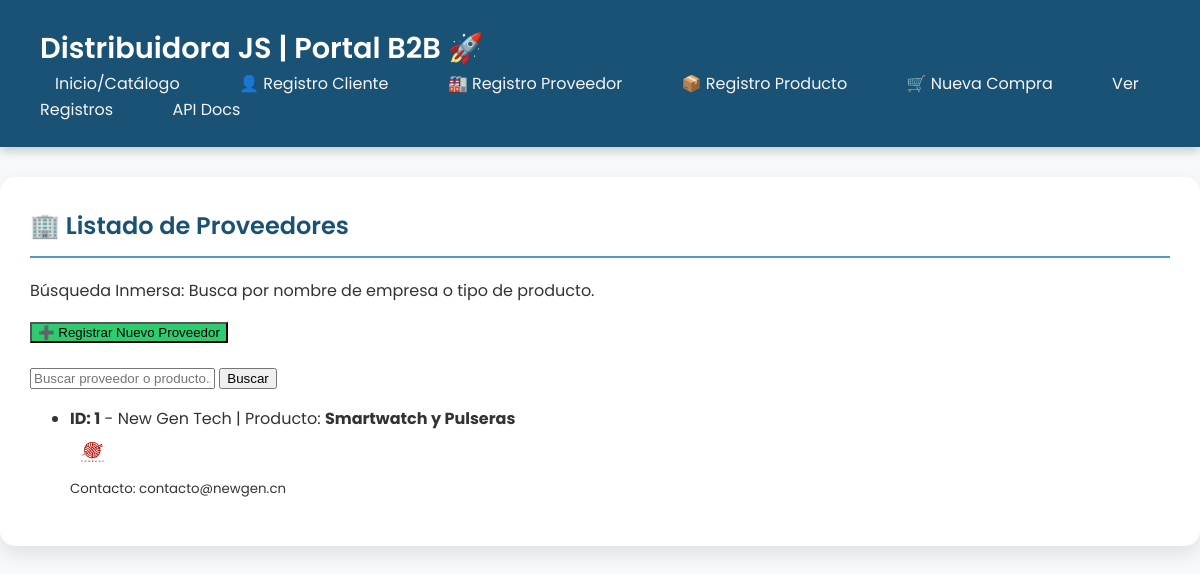
Page /empresas/listado on the committed database.
### models.py (models this page shows)
class EmpresaBase(BaseModel):
    nombre_empresa: str = Field(unique=True, index=True)
    contacto_nombre: str
    contacto_email: str
    pais_origen: str = "China"
    tipo_producto: str
    imagen_url: Optional[str] = None

class Empresa(EmpresaBase, table=True):
    compras: List["Compra"] = Relationship(back_populates="empresa")
    productos: List["Producto"] = Relationship(back_populates="empresa")

### main.py (the view)
@app.get("/empresas/listado", response_class=HTMLResponse, tags=["0. VISTAS"])
def read_empresas_html(request: Request, session: SessionDep, query: Optional[str] = None):
    statement = select(models.Empresa)
    if query:
        statement = statement.where(
            models.Empresa.nombre_empresa.contains(query) |
            models.Empresa.tipo_producto.contains(query)
        )
    empresas = session.exec(statement).all()
    return templates.TemplateResponse(
        request=request,
        name="empresas.html",
        context={"empresas": empresas, "titulo": "Listado de Proveedores", "query": query}
    )

### templates/empresas.html
{% extends "base.html" %}
{% block content %}
    <h2>🏢 {{ titulo }}</h2>
    <p>Búsqueda Inmersa: Busca por nombre de empresa o tipo de producto.</p>
    <div class="actions" style="margin-bottom: 20px;">
        <a href="/empresas/registro"><button style="background-color: #2ecc71;">➕ Registrar Nuevo Proveedor</button></a>
    </div>
    <form class="search-form" action="/empresas/listado" method="GET">
        <input type="text" name="query" placeholder="Buscar proveedor o producto..." value="{{ query or '' }}">
        <button type="submit">Buscar</button>
    </form>
    {% if empresas %}
        <ul class="data-list">
        {% for empresa in empresas %}
            <li>
                <div class="data-details">
                    <strong>ID: {{ empresa.id }}</strong> -
                    {{ empresa.nombre_empresa }} | Producto: <strong>{{ empresa.tipo_producto }}</strong>
                    {% if empresa.imagen_url %}
                        <br><img src="{{ empresa.imagen_url }}" alt="Logo" style="height: 30px; margin-top: 5px;">
                    {% endif %}
                </div>
                <div class="actions">
                    <small>Contacto: {{ empresa.contacto_email }}</small>
                </div>
            </li>
        {% endfor %}
        </ul>
    {% else %}
        <p>No se encontraron empresas con el criterio de búsqueda.</p>
    {% endif %}
{% endblock %}

### templates/base.html (style rules this page uses)
:root { --color-principal: #1a5276; --color-secundario: #5499c7; --color-contraste: #f39c12; --color-fondo: #f8f9fa; --color-texto: #333; --color-borde: #e0e0e0; }
body { font-family: 'Poppins', sans-serif; margin: 0; background-color: var(--color-fondo); color: var(--color-texto); line-height: 1.6; }
h2 { color: var(--color-principal); border-bottom: 2px solid var(--color-secundario); padding-bottom: 10px; margin-top: 0; font-weight: 600; }

### rows in the picture
Empresa: id "1", nombre_empresa "New Gen Tech", tipo_producto "Smartwatch y Pulseras", imagen_url (picture), contacto_email "contacto@newgen.cn"

### other values in the picture
{{ titulo }} "Listado de Proveedores"
